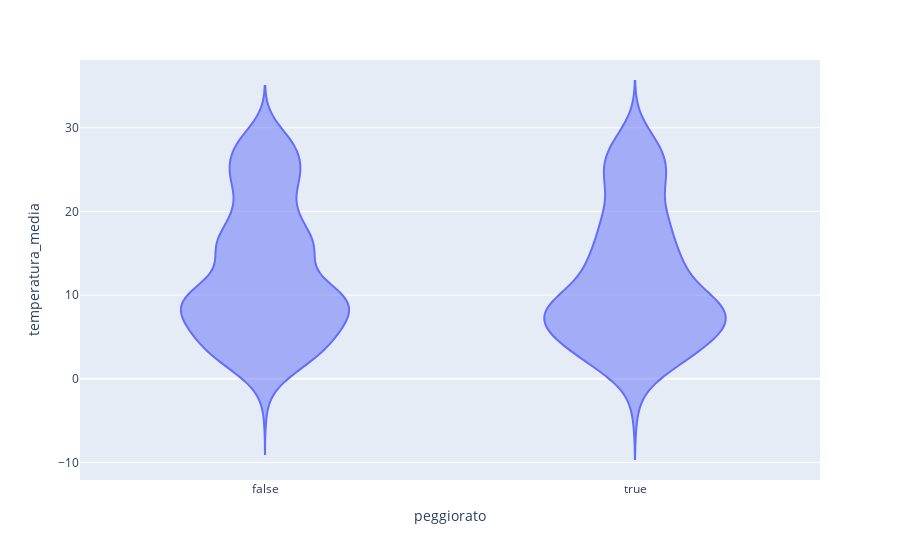

Write notebook code for a chart like this one.
### Code cell
import plotly.express as px
fig = px.violin(dataset, y="temperatura_media", x="peggiorato")
fig.show()
newFig =  px.bar(dataset, x="temp", y=["migliorati", "peggiorati"])
newFig.show()

### Figure 1 — Plotly figure (JSON) as saved in the notebook; plotly's stock layout.template omitted (floating-point values rounded to 4 significant figures; data arrays with more than 128 entries replaced by an {"elided": "..."} marker saying what was removed)
{"data": [{"alignmentgroup": "True", "box": {"visible": false}, "hovertemplate": "peggiorato=%{x}<br>temperatura_media=%{y}<extra></extra>", "legendgroup": "", "marker": {"color": "#636efa"}, "name": "", "offsetgroup": "", "orientation": "v", "scalegroup": "True", "showlegend": false, "type": "violin", "x": {"elided": "2110 bool values"}, "x0": " ", "xaxis": "x", "y": {"elided": "2110 int values"}, "y0": " ", "yaxis": "y"}], "layout": {"legend": {"tracegroupgap": 0}, "margin": {"t": 60}, "violinmode": "group", "xaxis": {"anchor": "y", "domain": [0, 1], "title": {"text": "peggiorato"}}, "yaxis": {"anchor": "x", "domain": [0, 1], "title": {"text": "temperatura_media"}}}}
